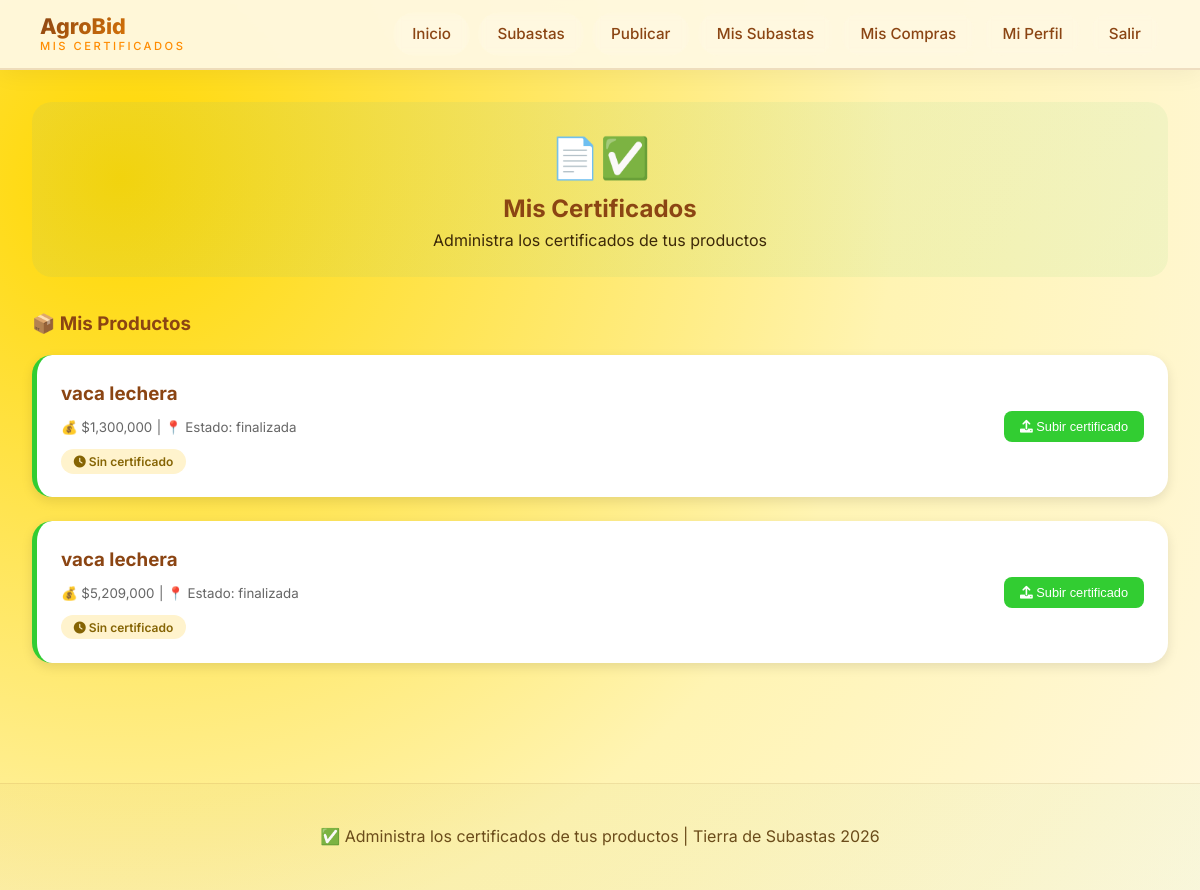
The page /Tierra-subastas/certificacion.php (signed in) on the database its author committed.
### tables this page shows
CREATE TABLE `subastas` (
  `id` int(10) UNSIGNED NOT NULL,
  `usuario_id` int(10) UNSIGNED NOT NULL,
  `producto` varchar(150) NOT NULL,
  `categoria` enum('Ganado','Cosechas','Maquinaria','Herramientas','Insumos','Otros') DEFAULT 'Otros',
  `descripcion` text DEFAULT NULL,
  `precio_inicial` decimal(12,2) NOT NULL,
  `precio_actual` decimal(12,2) DEFAULT NULL,
  `incremento_minimo` decimal(10,2) DEFAULT 50000.00,
  `duracion` varchar(20) DEFAULT '3 días',
  `fecha_inicio` datetime DEFAULT current_timestamp(),
  `fecha_fin` datetime DEFAULT NULL,
  `entrega` varchar(50) DEFAULT '3 días hábiles',
  `imagen` varchar(255) DEFAULT NULL,
  `ubicacion` varchar(100) DEFAULT NULL,
  `visitas` int(10) UNSIGNED DEFAULT 0,
  `estado` enum('activa','finalizada','cancelada','pausada') DEFAULT 'activa',
  `ganador_id` int(10) UNSIGNED DEFAULT NULL,
  `monto_final` decimal(12,2) DEFAULT NULL,
  `fecha_creacion` datetime DEFAULT current_timestamp(),
  `entregado` tinyint(1) DEFAULT 0,
  `calificado` tinyint(1) DEFAULT 0,
  `finalizada_por` int(11) DEFAULT NULL,
  `fecha_finalizacion` datetime DEFAULT NULL,
  `created_at` timestamp NOT NULL DEFAULT current_timestamp()
);

### Tierra-subastas/certificacion.php (the view, shortened to what this page needs)
<?php
include(__DIR__ . "/includes/conexion.php");
$usuario_id = $_SESSION['user_id'];
$sql_productos = "SELECT s.id, s.producto, s.precio_inicial, s.imagen, s.estado,
                         c.archivo as certificado
                  FROM subastas s
                  LEFT JOIN certificaciones c ON s.id = c.subasta_id
                  WHERE s.usuario_id = $usuario_id
                  ORDER BY s.id DESC";
$productos = mysqli_query($conexion, $sql_productos);
?>
<!DOCTYPE html>
<html lang="es">
<head>
    <link rel="stylesheet" href="https://cdnjs.cloudflare.com/ajax/libs/font-awesome/6.0.0/css/all.min.css">
    <link rel="stylesheet" href="css/estilos.css">
</head>
<body>
<header class="header">
    <div class="logo">
        <div class="logo-texto">
            <h2>AgroBid</h2>
            <span>MIS CERTIFICADOS</span>
        </div>
    </div>
    <nav class="menu">
    <a href="index.php">Inicio</a>
    <a href="subastas.php">Subastas</a>
    <a href="publicar.php">Publicar</a>
    <a href="mis_subastas.php">Mis Subastas</a>
    <a href="mis_compras.php">Mis Compras</a>
    <a href="perfil.php">Mi Perfil</a>
    <a href="logout.php">Salir</a>
</nav>
</header>
<div class="cert-container">
    <div style="background: linear-gradient(135deg, #1e90ff10, #32cd3210); border-radius: 20px; padding: 1.5rem; text-align: center; margin-bottom: 2rem;">
        <div style="font-size: 2.5rem;">📄✅</div>
        <h2 style="color: #8b4513;">Mis Certificados</h2>
        <p>Administra los certificados de tus productos</p>
    </div>
    <h3 style="color: #8b4513; margin-bottom: 1rem;">📦 Mis Productos</h3>
    <?php if(mysqli_num_rows($productos) > 0): ?>
        <?php while($producto = mysqli_fetch_assoc($productos)): ?>
            <div class="producto-cert-card">
                <div class="producto-info">
                    <h3><?php echo htmlspecialchars($producto['producto']); ?></h3>
                    <small>💰 $<?php echo number_format($producto['precio_inicial']); ?></small>
                    <small> | 📍 Estado: <?php echo $producto['estado']; ?></small>
                    <div style="margin-top: 0.5rem;">
                        <?php if($producto['certificado']): ?>
                            <span class="badge-cert">
                                <i class="fas fa-check-circle"></i> Certificado adjunto
                            </span>
                        <?php else: ?>
                            <span class="badge-no-cert">
                                <i class="fas fa-clock"></i> Sin certificado
                            </span>
                        <?php endif; ?>
                    </div>
                </div>
                <div class="cert-actions">
                    <button class="btn-subir" onclick="abrirModal(<?php echo $producto['id']; ?>, '<?php echo addslashes($producto['producto']); ?>')">
                        <i class="fas fa-upload"></i> <?php echo $producto['certificado'] ? 'Actualizar' : 'Subir'; ?> certificado
                    </button>
                </div>
            </div>
        <?php endwhile; ?>
    <?php endif; ?>
</div>
<footer class="footer">
    <p>✅ Administra los certificados de tus productos | Tierra de Subastas 2026</p>
</footer>
</body>
</html>

### Tierra-subastas/css/estilos.css (style rules this page uses)
:root { --maiz: #ffd700; --maiz-oscuro: #e6c200; --maiz-claro: #fff4b3; --maiz-suave: #fff8e0; --esperanza: #32cd32; --esperanza-oscuro: #28a828; --calabaza: #ff8c00; --calabaza-oscuro: #e67e00; --cielo: #1e90ff; --cielo-oscuro: #187bdf; --tomate: #ff4500; --tomate-oscuro: #e63e00; --chocolate: #8b4513; --chocolate-claro: #a0522d; --chocolate-oscuro: #5a2d0c; --dark: #5a3d0c; --darker: #3d2908; --gray-bg: #f5e6b8; --gray-card: #fff8e8; --text-light: #3d2908; --text-gray: #6b4c1a; --border-radius: 20px; --border-radius-sm: 14px; --transition: all 0.4s cubic-bezier(0.2, 0.9, 0.4, 1.1); --shadow: 0 20px 40px -12px rgba(0, 0, 0, 0.15); --shadow-sm: 0 4px 12px rgba(0, 0, 0, 0.08); --shadow-hover: 0 30px 50px -15px rgba(0, 0, 0, 0.2); --shadow-glow: 0 0 20px rgba(50, 205, 50, 0.3); }
* { margin: 0; padding: 0; box-sizing: border-box; }
body { font-family: 'Inter', -apple-system, BlinkMacSystemFont, 'Segoe UI', sans-serif; background: radial-gradient(circle at 10% 20%, var(--maiz) 0%, var(--maiz-claro) 60%, var(--maiz-suave) 100%); color: var(--text-light); line-height: 1.6; min-height: 100vh; }
.header { background: rgba(255, 248, 224, 0.96); backdrop-filter: blur(16px); border-bottom: 2px solid rgba(139, 69, 19, 0.15); padding: 0.75rem 2.5rem; display: flex; justify-content: space-between; align-items: center; flex-wrap: wrap; gap: 1rem; position: sticky; top: 0; z-index: 1000; box-shadow: 0 4px 25px rgba(0, 0, 0, 0.05); }
.logo { display: flex; align-items: center; gap: 1rem; font-size: 1.5rem; font-weight: 800; color: var(--chocolate); text-decoration: none; }
.logo-texto { display: flex; flex-direction: column; line-height: 1.2; }
.logo-texto h2 { font-size: 1.35rem; font-weight: 800; background: linear-gradient(135deg, var(--chocolate) 0%, var(--calabaza) 100%); background-clip: text; -webkit-background-clip: text; -webkit-text-fill-color: transparent; }
.logo-texto span { font-size: 0.7rem; color: var(--calabaza); letter-spacing: 2.5px; font-weight: 500; }
.menu { display: flex; gap: 0.5rem; flex-wrap: wrap; }
.menu a { color: var(--chocolate); text-decoration: none; font-weight: 500; padding: 0.6rem 1.2rem; border-radius: 40px; transition: var(--transition); font-size: 0.95rem; position: relative; backdrop-filter: blur(4px); }
.footer { text-align: center; padding: 2.5rem; border-top: 1px solid rgba(139, 69, 19, 0.1); margin-top: 4rem; color: var(--text-gray); background: linear-gradient(135deg, rgba(139, 69, 19, 0.03), rgba(50, 205, 50, 0.03)); }

### Tierra-subastas/certificacion.php (style rules this page uses)
.cert-container { max-width: 1200px; margin: 0 auto; padding: 2rem; }
.producto-cert-card { background: white; border-radius: 20px; padding: 1.5rem; margin-bottom: 1.5rem; display: flex; justify-content: space-between; align-items: center; flex-wrap: wrap; gap: 1rem; box-shadow: 0 4px 12px rgba(0,0,0,0.1); border-left: 5px solid #32cd32; }
.producto-info { flex: 2; }
.producto-info h3 { color: #8b4513; margin-bottom: 0.3rem; }
.producto-info small { color: #666; }
.cert-actions { display: flex; gap: 0.5rem; align-items: center; flex-wrap: wrap; }
.badge-no-cert { background: #fff3cd; color: #856404; padding: 0.3rem 0.8rem; border-radius: 20px; font-size: 0.75rem; font-weight: 600; }
.btn-subir { background: #32cd32; color: white; border: none; padding: 0.5rem 1rem; border-radius: 8px; cursor: pointer; font-size: 0.8rem; }

### rows shown on the page
subastas: producto "vaca lechera", precio_inicial "1,300,000", estado "finalizada"
subastas: producto "vaca lechera", precio_inicial "5,209,000", estado "finalizada"
